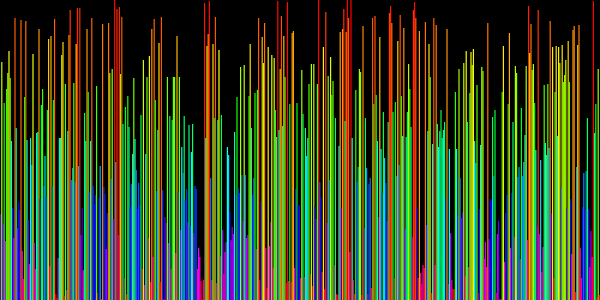
Frame 1 (no input)
Frame 60 (no input): identical to frame 1, image omitted
Frame 120 (the mouse pressed at the canvas centre since frame 60): identical to frame 1, image omitted

The p5.js sketch that drew this single still picture (run headless with seeded random() and noise() and a simulated clock; from frame 60 on, the mouse is pressed at the canvas centre):

// p5.js sketch
// ── sketch.js

let numberOfBars = 500;
let proportion = 1.0*600/numberOfBars;

let numbers;

function setup() {
  
  createCanvas(600, 300);
  
  numbers = new Array(numberOfBars);
  
  scrambleArray();

}

function draw() {
  background(0);
  
  fill(255);
  noStroke();
  
  if(isSorted(numbers)){
    document.getElementById('scrambleButton').disabled = false;
    document.getElementById('sortButton').disabled = false;
    document.getElementById('rangeNumberBars').disabled = false;
  }
  
  colorMode(HSB, 100);
  for(let k = 0 ; k < numberOfBars ; k++){
    fill(map(numbers[k],0,height,0,100),100,100);
    rect(k*width/numberOfBars, numbers[k], proportion, height);
  }
}

function isSorted(arr){
  
  for(let i = 0 ; i < arr.length-1 ; i++){
    if(arr[i] < arr[i+1]){
      return false;
    }
  }
  return true;
}

function sleep(ms){
  return new Promise(resolve => setTimeout(resolve,ms));
}

async function swap(arr, a, b){
  await sleep(speedSleep);
  let temp = arr[a];
  arr[a] = arr[b];
  arr[b] = temp;
}

async function swapBetweenArrays(arr1, arr2, a1, a2){
  await sleep(speedSleep);
  let temp = arr1[a1]
  arr1[a1] = arr2[a2];
  arr2[a2] = temp;
}




// ── BubbleSort.js
async function bubbleSort(arr){
  
  let count = 0;
  
  for(let i = 0 ; i < arr.length ; i++){
    for(let j = 0 ; j < arr.length - i ; j++){
      if(arr[j] < arr[j+1]){
        if(count >= 50){
          await swap(arr, j, j+1);
          count = 0;
        } else {
          swapWithoutTimer(arr, j, j+1);
          count++;
        }
      }
    }
  }
}

function swapWithoutTimer(arr, a, b){
  let temp = arr[a];
  arr[a] = arr[b];
  arr[b] = temp;
}
// ── HeapSort.js
async function heapSort(arr)
    {
        var n = arr.length;
 
        // Build heap (rearrange array)
        for (var i = Math.floor(n / 2) - 1; i >= 0; i--)
            await heapify(arr, n, i);
 
        // One by one extract an element from heap
        for (var i = n - 1; i > 0; i--) {
            // Move current root to end
            await swap(arr, 0, i);
 
            // call max heapify on the reduced heap
            await heapify(arr, i, 0);
        }
    }
 
    // To heapify a subtree rooted with node i which is
    // an index in arr[]. n is size of heap
async function heapify(arr, n, i) {
      var largest = i; // Initialize largest as root
      var l = 2 * i + 1; // left = 2*i + 1
      var r = 2 * i + 2; // right = 2*i + 2

      // If left child is larger than root
      if (l < n && arr[l] < arr[largest])
          largest = l;

      // If right child is larger than largest so far
      if (r < n && arr[r] < arr[largest])
          largest = r;

      if (largest != i) {
        await swap(arr, i, largest);
        await heapify(arr, n, largest);
      }
  }
// ── InsertionSort.js
async function insertionSort(arr){
  
  let count = 0;
  for(let i = 1 ; i < arr.length ; i++){
    
    for(let j = i ; j > 0 ; j--){
      if(arr[j] > arr[j-1]){
        if(count > 30){
          await swap(arr, j, j-1);
          count = 0;
        } else {
          swapWithoutTimer(arr, j, j-1);
          count++;
        }
      }
    }
  }
}
// ── InterationHTML.js
function sortNumbers(){
  
  if(isSorted(numbers)){
    return;
  }
  
  let value = document.getElementById('sortAlgorithm').value;
  
  document.getElementById('scrambleButton').disabled = true;
  document.getElementById('sortButton').disabled = true;
  document.getElementById('rangeNumberBars').disabled = true;
  
  if(value == "BubbleSort"){
    bubbleSort(numbers);
  } else if(value == "QuickSort"){
    quickSort(numbers, 0 , numbers.length - 1);
  } else if(value == "SelectionSortSimple"){
    selectionSortSimple(numbers);
  } else if(value == "SelectionSortDouble"){
    selectionSortDouble(numbers);
  } else if(value == "InsertionSort"){
    insertionSort(numbers);
  } else if(value == "MergeSort"){
    mergeSort(numbers, 0, numbers.length - 1);
  } else if(value == "HeapSort"){
    heapSort(numbers);
  } else if(value == "RadixSort"){
    radixSort(numbers, numbers.length);
  } else if(value == "ShellSort"){
    shellSort(numbers);
  }
}

let speedSleep = 10;

function setSpeed(){
  speedSleep = document.getElementById('rangeSpeed').valueAsNumber;
}

function setNumberBars(){
  numberOfBars = document.getElementById('rangeNumberBars').valueAsNumber;
  
  numbers = new Array(numberOfBars);
  
  scrambleArray();
  
  proportion = 1.0*600/numberOfBars;
}

function scrambleArray(){
  
  for(let i = 0 ; i < numberOfBars ; i++){
    numbers[i] = int(random()*height);
  }
  
}
// ── MergeSort.js
async function mergeSort(arr, start, end){

  if(start < end){
    
    let middle = int((start+end)/2)
    await mergeSort(arr, start, middle);
    await mergeSort(arr, middle+1, end);
    await merge(arr, start, middle, end);
  }
}
  
async function merge(arr, start, middle, end){
  let auxiliarArray = new Array(int(end-start+1));
  
  let count1 = start;
  let count2 = middle+1;
  let count3 = 0;
  
  while(count1 <= middle && count2 <= end){
    
    if(arr[count1] > arr[count2]){
      auxiliarArray[count3] = arr[count1];
      count1++;
    } else{
      auxiliarArray[count3] = arr[count2];
      count2++;
    }
    count3++;
  }
  
  while(count1 <= middle){
    
    auxiliarArray[count3] = arr[count1];
    count1++;
    count3++;
  }
  
  while(count2 <= end){

    auxiliarArray[count3] = arr[count2];
    count2++;
    count3++;
  }
  
  for(count3 = start ; count3 <= end ; count3++){
    //await sleep(speedSleep);
    await swapBetweenArrays(arr, auxiliarArray, count3, count3-start);
    //arr[count3] = auxiliarArray[count3-start];
    
  }
}

// ── QuickSort.js
async function quickSort(arr, start, end){
  
  if(start >= end){
    return;
  }
  
  let index = await partion(arr, start, end);
  
  //await Promise.all([quickSort(arr, start, index-1),quickSort(arr, index+1, end)])
  await quickSort(arr, start, index-1);
  await quickSort(arr, index+1, end);
}

async function partion(arr, start, end){
  
  let index = start;
  let pivotValue = arr[end];
  
  for(let i = start ; i < end ; i++){
    
    if(arr[i] > pivotValue){
      await swap(arr, i, index);
      index++;
    }
  }
  await swap(arr, index, end);
  return index;
}
// ── RadixSort.js
function getMax(arr,n)
{
    let mx = arr[0];
        for (let i = 1; i < n; i++)
            if (arr[i] > mx)
                mx = arr[i];
        return mx;
}
  
// A function to do counting sort of arr[] according to
    // the digit represented by exp.
async function countSort(arr,n,exp)
{
    let output = new Array(n); // output array
        let i;
        let count = new Array(10);
        for(let i=0;i<10;i++)
            count[i]=0;
   
        // Store count of occurrences in count[]
        for (i = 0; i < n; i++)
            count[Math.floor(arr[i] / exp) % 10]++;
   
        // Change count[i] so that count[i] now contains
        // actual position of this digit in output[]
        for (i = 1; i < 10; i++)
            count[i] += count[i - 1];
   
        // Build the output array
        for (i = 0; i < n; i++) {
            output[count[Math.floor(arr[i] / exp) % 10] - 1] = arr[i];
            count[Math.floor(arr[i] / exp) % 10]--;
        }
   
        // Copy the output array to arr[], so that arr[] now
        // contains sorted numbers according to current digit
        for (i = 0; i < n; i++){
          await swapBetweenArrays(arr, output, i, n-1-i);
        }
            
}
  
// The main function to that sorts arr[] of size n using
    // Radix Sort
async function radixSort(arr,n)
{
    // Find the maximum number to know number of digits
        let m = getMax(arr, n);
   
        // Do counting sort for every digit. Note that
        // instead of passing digit number, exp is passed.
        // exp is 10^i where i is current digit number
        //for (let exp = 1; Math.floor(m / exp) > 0; exp *= 10)
        //    await countSort(arr, n, exp);
        for (let exp = 1; Math.floor(m / exp) > 0; exp *= 10)
            await countSort(arr, n, exp);
}
// ── SelectionSort.js
async function selectionSortSimple(arr){
  
  for(let i = 0 ; i < arr.length ; i++){
    
    let min = arr[i];
    let indexMin = i;
    for(let j = i+1 ; j < arr.length ; j++){
      if(arr[j] > min){
        min = arr[j];
        indexMin = j;
      }
    }
    if(i != indexMin){
      await swap(arr, i, indexMin);
    }
  }
}

async function selectionSortDouble(arr){
  
  for(let i = 0 ; i < arr.length/2 ; i++){
    let min = arr[i];
    let indexMin = i;
    let max = arr[arr.length-1-i];
    let indexMax = arr.length-1-i;
    
    for(let j = i ; j <= arr.length-i-1 ; j++){
      if(arr[j] < min){
        min = arr[j];
        indexMin = j;
      }
      if(arr[j] > max){
        max = arr[j];
        indexMax = j;
      }
    }
    
    if(i == indexMax && arr.length-1-i == indexMin){
      continue;
    }
    
    if(i != indexMax){
      await swap(arr, i, indexMax);
    }
    if(indexMin == i){
      await swap(arr, arr.length-1-i, indexMax);
    } else {
      await swap(arr, arr.length-1-i, indexMin);
    }
    
    
  }
}
// ── ShellSort.js
async function shellSort(arr) {
  let n = arr.length;

  // Start with a big gap, then reduce the gap
  for (let gap = Math.floor(n / 2); gap > 0; gap = Math.floor(gap / 2)) {
    // Do a gapped insertion sort for this gap size.
    // The first gap elements a[0..gap-1] are already
    // in gapped order keep adding one more element
    // until the entire array is gap sorted
    for (let i = gap; i < n; i += 1) {
      // add a[i] to the elements that have been gap
      // sorted save a[i] in temp and make a hole at
      // position i
      let temp = arr[i];

      // shift earlier gap-sorted elements up until
      // the correct location for a[i] is found
      let j;
      for (j = i; j >= gap && arr[j - gap] < temp; j -= gap) {
        await swap(arr, j, j - gap);
      }
      //arr[j] = arr[j - gap];

      // put temp (the original a[i]) in its correct
      // location
      arr[j] = temp;
    }
  }
}
